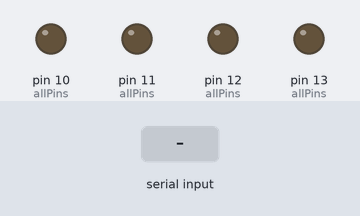
A sketch run on a simulated Arduino Uno, built with avr-gcc and run on an emulated ATmega328P. Parts: output pins drawn as LEDs (lit = HIGH). Inputs (shaded band) come from the test bench.

Above: at 1.2 s.
1.3 s: "G" received over Serial
At 2.2 s:
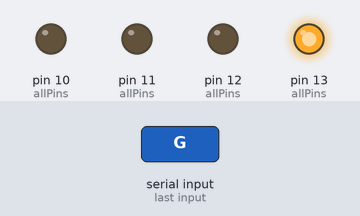
2.8 s: "F" received over Serial
At 3.3 s:
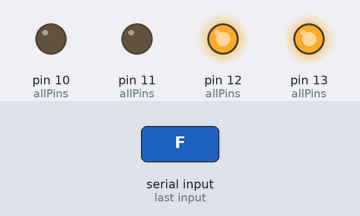
4.3 s: "g" received over Serial
At 5.5 s:
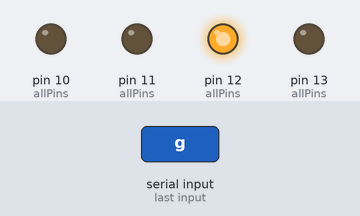
5.8 s: "V" received over Serial
At 6.8 s:
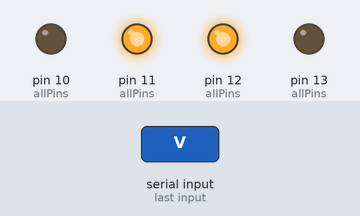
7.3 s: "f" received over Serial
At 8.0 s:
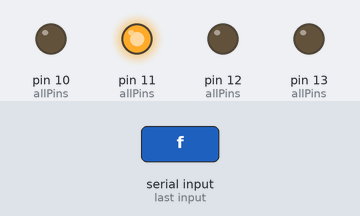
8.8 s: "T" received over Serial
At 9.1 s:
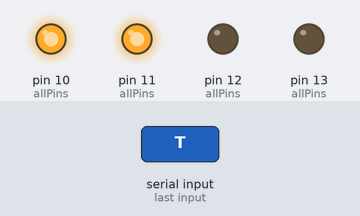
Timing chart, 0 to 11.3 s (numbered marks = the images above; inputs shaded):
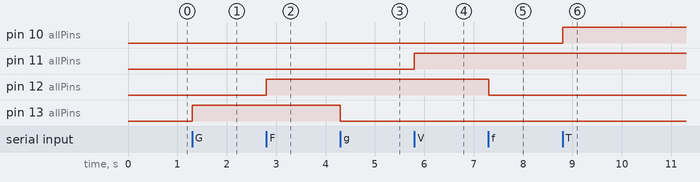

Measured:
- after the input at 1.3 s, pin 13 (allPins): LOW → HIGH at once
- after the input at 2.8 s, pin 12 (allPins): LOW → HIGH at once
- after the input at 4.3 s, pin 13 (allPins): HIGH → LOW at once
- after the input at 5.8 s, pin 11 (allPins): LOW → HIGH at once
- after the input at 7.3 s, pin 12 (allPins): HIGH → LOW at once
- after the input at 8.8 s, pin 10 (allPins): LOW → HIGH at once

The sketch:

House_Control.ino
```cpp
const int allPins[] = {13, 12, 11, 10};
const int geladeiraPin = allPins[0];
const int fogaoPin = allPins[1];
const int ventPin = allPins[2];
const int tvPin = allPins[3];
int incomingByte;      // a variable to read incoming serial data into

void setup() {
  // initialize serial communication:
  Serial.begin(9600);
  // initialize the LED pin as an output:
  pinMode(geladeiraPin, OUTPUT);
  pinMode(fogaoPin, OUTPUT);
  pinMode(ventPin, OUTPUT);
  pinMode(tvPin, OUTPUT);
}

void loop() {
  // see if there's incoming serial data:
  if (Serial.available() > 0) {
    // read the oldest byte in the serial buffer:
    incomingByte = Serial.read();

    // Comando liga-desliga para geladeira (G para on e g para off)
    if (incomingByte == 'G' | incomingByte == 'g'){
      acende_desliga(incomingByte, geladeiraPin);
    }

    // Comando liga-desliga para fogao (F para on e f para off)
    if (incomingByte == 'F' | incomingByte == 'f'){
      acende_desliga(incomingByte, fogaoPin);
    }

    // Comando liga-desliga para ventilador (V para on e v para off)
    if (incomingByte == 'V' | incomingByte == 'v'){
      acende_desliga(incomingByte, ventPin);
    }

    // Comando liga-desliga para TV (T para on e t para off)
    if (incomingByte == 'T' | incomingByte == 't'){
      acende_desliga(incomingByte, tvPin);
    }

    if (incomingByte == 'H' | incomingByte == 'l'){
      for (int i = 0; i < sizeof(allPins)/sizeof(int); i++){
        acende_desliga(incomingByte, allPins[i]);
      }
    }
  }
}

void acende_desliga(int comando, const int pin){
  if (isUpperCase(comando) == true){
    digitalWrite(pin, HIGH);
  }
  else{
    digitalWrite(pin, LOW);
  }
}
```
